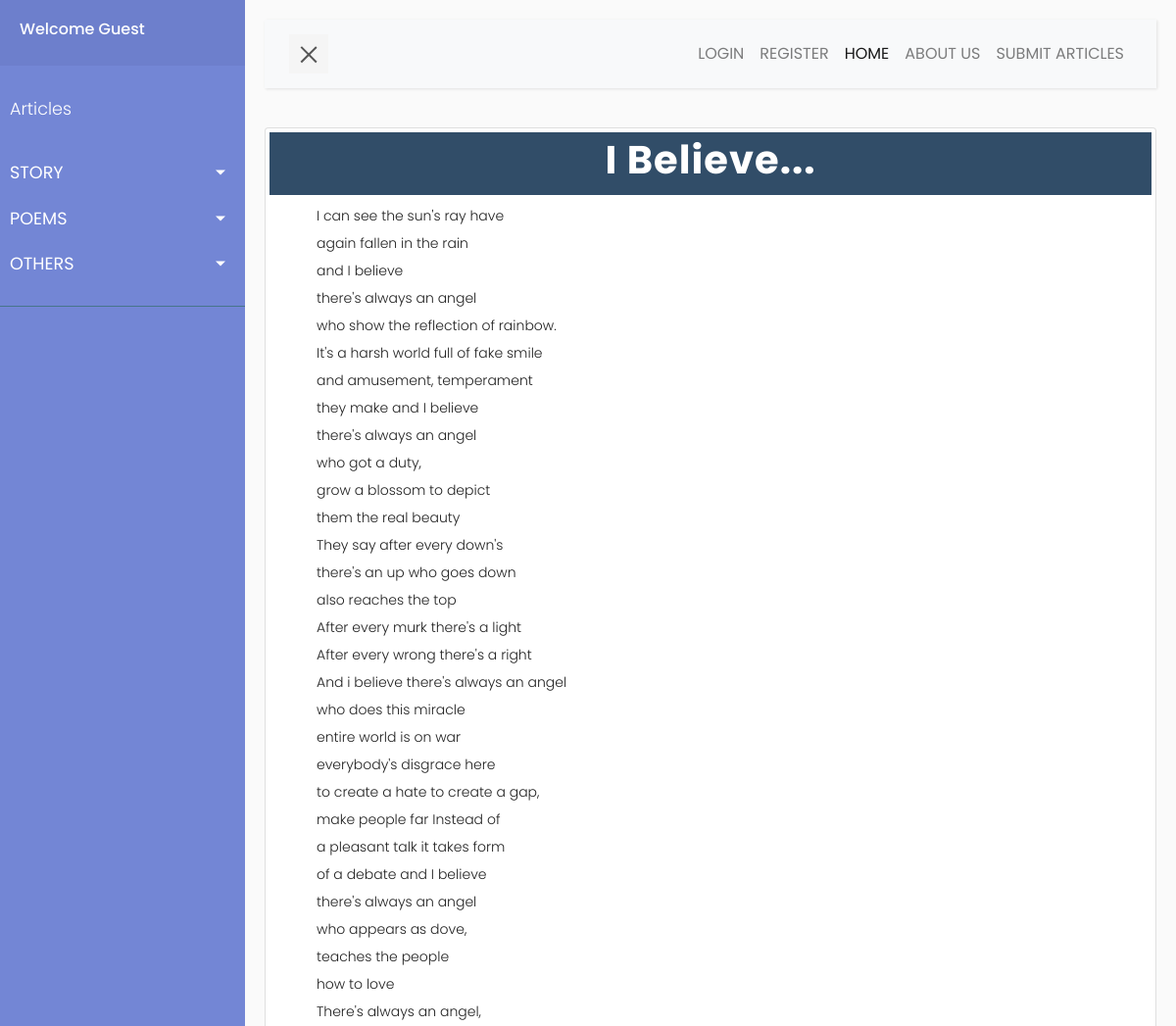
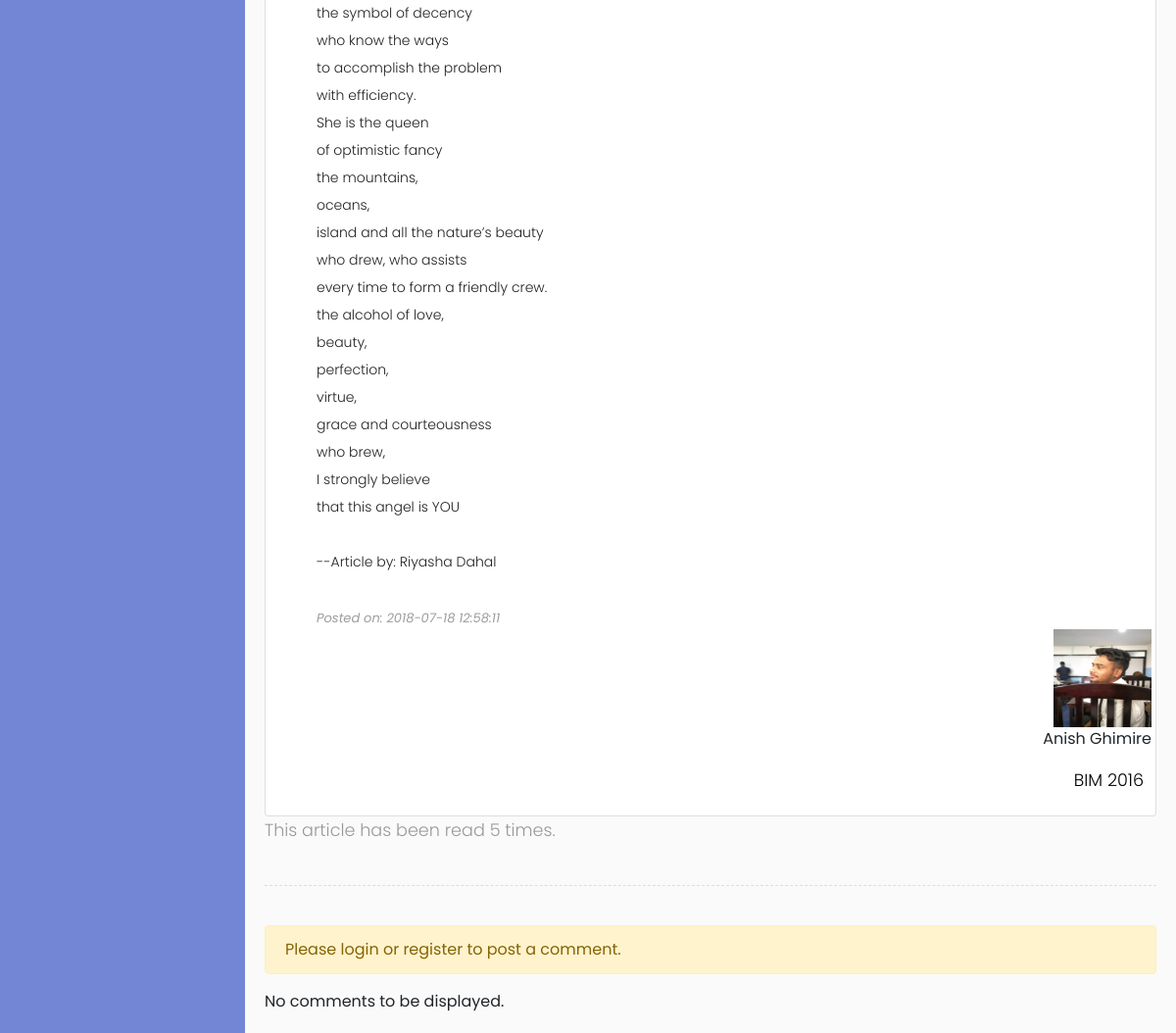
The app's page /poem.php?article_id=29 with its own data (2 pictures, top to bottom).
### tables this page shows
CREATE TABLE `article` (
  `article_id` int(11) NOT NULL,
  `title` varchar(50) DEFAULT NULL,
  `category` varchar(20) DEFAULT NULL,
  `content` varchar(10000) DEFAULT NULL,
  `posted_on` datetime NOT NULL DEFAULT CURRENT_TIMESTAMP,
  `last_updated` datetime NOT NULL DEFAULT CURRENT_TIMESTAMP ON UPDATE CURRENT_TIMESTAMP,
  `approved_by` varchar(20) DEFAULT NULL,
  `posted_by` varchar(20) DEFAULT NULL,
  `views` int(11) DEFAULT NULL,
  `approved` tinyint(1) DEFAULT NULL,
  `name` varchar(30) DEFAULT NULL,
  `login_type` varchar(20) DEFAULT NULL
);

CREATE TABLE `student` (
  `name` varchar(50) DEFAULT NULL,
  `username` varchar(20) NOT NULL,
  `password` varchar(100) DEFAULT NULL,
  `photo` varchar(100) DEFAULT '../profile-picture/user-image.jpg',
  `approved` tinyint(1) DEFAULT NULL,
  `enrolled_on` year(4) DEFAULT NULL,
  `faculty` varchar(20) DEFAULT NULL
);

### includes/retrive-articles.php (called while the page is built, shortened)
<?php
    $id = $_GET['article_id'];
    $sql = "SELECT * FROM article WHERE article_id='$id'";
    $result = $conn->query($sql);
    $row = $result->fetch_assoc();
    $title = $row['title'];
    $content = $row['content'];
    $posted_on = $row['posted_on'];
    $posted_by = $row['posted_by'];
    $loginType = $row['login_type'];
    $counter = $row['views'];
    $counter++;
    $sql = "UPDATE article SET views = '$counter' WHERE article_id = '$id'";
    if($conn->query($sql)==TRUE) {
        $views = $row['views'];
    }
    $sql = "SELECT * FROM $loginType WHERE username = '$posted_by'";
    $result = $conn->query($sql);
    $row = $result->fetch_assoc();
    $name = $row['name'];
    $image = $row['photo'];
    if(isset($loginType)){
        if($loginType == 'student') {
        $faculty = $row['faculty'];
        $enrolledOn = $row['enrolled_on'];
        }
    }
?>

### poem.php (the view, shortened to what this page needs)
<?php
    include './sidebar/sidebar.php';
    include './includes/retrive-articles.php';
?>
     <div class="card p-1 pb-0">
         <div style="background-color: #314D68; letter-spacing: 1px;">
            <p class="text-center text-capitalize font-weight-bold p-1 pb-0 h1" style="color: #fff;"><?php echo strip_tags($title); ?></p>
         </div>
        <div class="pl-md-5 pl-sm-1 pr-md-5 pr-sm-1">
            <p class="text-justify font-weight-light" style="font-size: 0.875em; color: #222222; margin: 0.5em 0; line-height: 28px;"><?php echo nl2br(strip_tags($content)); ?></p>
            <br/>
            <span class="text-left font-italic" style="font-size: 13px; color: #9f9b9b;">Posted on: <?php echo $posted_on; ?></span>
        </div>
        <div>
            <figure class="text-right">
                <img src="<?php echo $image; ?>" alt="Profile Picture" class="img-responsive" width="100" height="100">
                    <figcaption> <?php
                                    if($loginType=='teacher'){
                                        echo $name ."<i class='material-icons' style='font-size: 15px;'>verified_user</i>";
                                    } else if($loginType=='student') {
                                        echo $name;
                                    } else {
                                        echo $name ."<i class='material-icons' style='font-size: 15px;'>verified_user</i>";
                                    }
                                 ?>
                    </figcaption>
            </figure>
            <?php
                if(isset($faculty) && isset($enrolledOn)) {
            ?>
            <p class="text-uppercase text-right pr-2" style="color: #000;"><?php echo $faculty ." " .$enrolledOn; ?></p>
        </div>
         <?php
                }
         ?>
     </div>
    <div>
        <p> This article has been read <?php echo $views; ?> times. </p>
    </div>
    <div class="line"> </div>
    <?php
        $aid = $_GET['article_id'];
    ?>
    <?php
        if(isset($_SESSION['loggedin'])  && $row['approved'] == 1) {
    ?>
    <div>
        <form action="./includes/post-comment.php" method="post">
            <div class="form-group">
                <label for="userComment">Write your comment here..</label>
                <textarea class="form-control" id="userComment" rows="2" name="comment" required></textarea>
                <button type="submit" class="btn btn-success mt-1">SUBMIT</button>
            </div>
            <input type="hidden" value="<?php echo $aid; ?>" name="aid" />
        </form>
    </div>
    <?php
        } else if($row['approved'] == 0){
            echo "<div class='alert alert-warning' role='alert'>Please wait untill you are verified to post a comment.</div>";
        } else {
            echo "<div class='alert alert-warning' role='alert'>Please login or register to post a comment.</div>";
        }
    ?>
        <?php
            $sql = "SELECT * FROM comment WHERE article_id = $aid ORDER BY comment_id DESC";
            $result = $conn->query($sql);
            if($result->num_rows>0) {
                while($row = $result->fetch_assoc()) {
        ?>
            <div class="row mt-1">
                <figure class="col-md-2">
                    <img src="<?php echo $row['photo']; ?>" alt="Profile Picture" class="img-fluid pl-1 rounded-circle" style="width: 80px; height: 80px;">
                    <figcaption class="pl-md-2 pl-1"> <?php echo $row['commented_by']; ?> </figcaption>
                </figure>
                <div class="col-md-10">
                    <p class="p-2 card"> <?php echo strip_tags($row['content']); ?> </p>
                </div>
            </div>
    <?php
                }
            } else {
                echo "No comments to be displayed.";
            }
    ?>
     </div>
    </div>
</body>
</html>

### style/sidebar.css (style rules this page uses)
body { font-family: 'Poppins', sans-serif; background: #fafafa; }
p { font-family: 'Poppins', sans-serif; font-size: 1.1em; font-weight: 300; line-height: 1.7em; color: #999; }
.line { width: 100%; height: 1px; border-bottom: 1px dashed #ddd; margin: 40px 0; }

### records on screen
article: title "I Believe...", content "I can see the sun's ray have again fallen in the rain and I believe there's always an angel who show the reflection of rainbow. It's a harsh world full of fake smile and amusement, temperament they make and I believe there's always an angel who got a duty, grow a blossom to depict them the real beauty They say after every down's there's an up who goes down also reaches the top After every murk there's a light After every wrong there's a right And i believe there's always an angel who does this miracle entire world is on war everybody's disgrace here to create a hate to create a gap, make people far Instead of a pleasant talk it takes form of a debate and I believe there's always an angel…", posted_on "2018-07-18 12:58:11", views "5"
student: photo (picture), name "Anish Ghimire", faculty "BIM", enrolled_on "2016"
